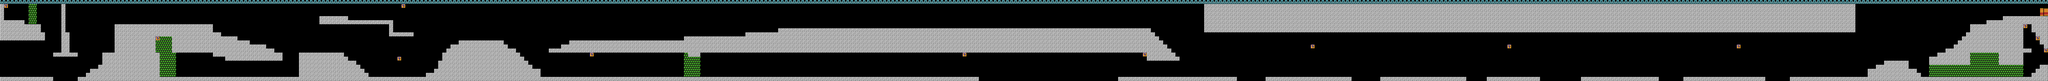

Tiled map render using the project's own tile images. Description and the map definition, with tile-layer contents summarised, below:
An orthogonal 500x20 tile map with 16x16 px tiles, 2 tile layers (background, graphics) and 332 objects.

<map version="2017.05.16" orientation="orthogonal" renderorder="right-down" width="500" height="20" tilewidth="16" tileheight="16" nextobjectid="368">
 <tileset firstgid="1" source="tileset.tsx" />
 <layer name="background" width="500" height="20">
  <data>[10000 cells, 10000 non-empty, 1 distinct tile ids]</data>
 </layer>
 <layer name="graphics" width="500" height="20">
  <data>[10000 cells, 3917 non-empty, 8 distinct tile ids]</data>
 </layer>
 <objectgroup name="ground">
  <object id="6" x="7806.67" y="208" width="96" height="48" />
  <object id="7" x="7696" y="96" width="208" height="96" />
  <object id="8" x="7632" y="176" width="64" height="16" />
  <object id="9" x="7648" y="160" width="48" height="16" />
  <object id="10" x="7664" y="144" width="32" height="16" />
  <object id="11" x="7680" y="128" width="16" height="16" />
  <object id="14" x="7968" y="256" width="32" height="64" />
  <object id="15" x="7936" y="288" width="32" height="32" />
  <object id="16" x="7950.67" y="270.667" width="16" height="16" />
  <object id="17" x="7984" y="96" width="16" height="96" />
  <object id="19" x="7965.33" y="92" height="48" />
  <object id="22" x="7940" y="118.667" width="32" />
  <object id="24" x="7808" y="208" width="96" height="48" />
  <object id="25" x="7040" y="304" width="896" height="16" />
  <object id="26" x="7296" y="288" width="208" height="16" />
  <object id="27" x="7296" y="272" width="192" height="16" />
  <object id="28" x="7328" y="256" width="128" height="16" />
  <object id="29" x="7356" y="240" width="96" height="16" />
  <object id="30" x="6994.67" y="302.667" width="48" height="16" />
  <object id="31" x="6576" y="304" width="320" height="16" />
  <object id="32" x="6528" y="16" width="720" height="112" />
  <object id="33" x="5744" y="0" width="784" height="128" />
  <object id="34" x="4848" y="0" width="896" height="128" />
  <object id="36" x="4832" y="96" width="16" height="32" />
  <object id="37" x="4704" y="0" width="144" height="128" />
  <object id="39" x="240" y="16" width="16" height="208" />
  <object id="40" x="208" y="208" width="96" height="16" />
  <object id="41" x="256" y="128" width="16" height="80" />
  <object id="45" x="144" y="96" width="16" height="32" />
  <object id="48" x="16" y="0" width="944" height="16" />
  <object id="49" x="0" y="304" width="208" height="16" />
  <object id="50" x="304" y="304" width="656" height="16" />
  <object id="51" x="400" y="208" width="224" height="96" />
  <object id="52" x="352" y="272" width="48" height="32" />
  <object id="53" x="336" y="288" width="16" height="16" />
  <object id="54" x="384" y="256" width="16" height="16" />
  <object id="55" x="448" y="96" width="160" height="112" />
  <object id="56" x="256" y="128" width="16" height="80" />
  <object id="57" x="608" y="96" width="224" height="48" />
  <object id="58" x="960" y="192" width="16" height="16" />
  <object id="59" x="672" y="144" width="256" height="64" />
  <object id="60" x="832" y="128" width="32" height="16" />
  <object id="61" x="930.667" y="186.667" width="144" height="48" />
  <object id="62" x="928" y="176" width="112" height="16" />
  <object id="63" x="928" y="160" width="48" height="16" />
  <object id="64" x="880" y="208" width="48" height="32" />
  <object id="65" x="832" y="208" width="48" height="16" />
  <object id="66" x="1072" y="208" width="32" height="32" />
  <object id="67" x="957.333" y="305.333" width="416" height="16" />
  <object id="68" x="1168" y="208" width="176" height="112" />
  <object id="69" x="1344" y="238.667" width="48" height="80" />
  <object id="70" x="1390.67" y="286.667" width="48" height="32" />
  <object id="71" x="1390.67" y="270.667" width="32" height="16" />
  <object id="72" x="1392" y="256" width="16" height="16" />
  <object id="73" x="1344" y="236" width="16" />
  <object id="74" x="1248" y="64" width="112" height="32" />
  <object id="75" x="1360" y="80" width="176" height="16" />
  <object id="76" x="1520" y="96" width="16" height="48" />
  <object id="77" x="1536" y="128" width="80" height="16" />
  <object id="78" x="1440" y="304" width="224" />
  <object id="79" x="1792" y="160" width="128" height="160" />
  <object id="80" x="1920" y="160" width="48" height="160" />
  <object id="81" x="1968" y="176" width="16" height="144" />
  <object id="82" x="1984" y="192" width="32" height="128" />
  <object id="83" x="2016" y="208" width="16" height="112" />
  <object id="84" x="2032" y="240" width="16" height="80" />
  <object id="85" x="2034.67" y="221.333" width="16" height="16" />
  <object id="86" x="2048" y="240" width="16" height="80" />
  <object id="87" x="2064" y="256" width="16" height="80" />
  <object id="88" x="2080" y="272" width="32" height="48" />
  <object id="89" x="1760" y="176" width="32" height="144" />
  <object id="90" x="1744" y="192" width="16" height="128" />
  <object id="91" x="1729.33" y="206.667" width="16" height="112" />
  <object id="92" x="1710.67" y="238.667" width="16" height="80" />
  <object id="93" x="1696" y="272" width="16" height="48" />
  <object id="94" x="1664" y="288" width="32" height="32" />
  <object id="95" x="2112" y="304" width="752" height="16" />
  <object id="96" x="2224" y="160" width="448" height="48" />
  <object id="97" x="2672" y="144" width="64" height="64" />
  <object id="98" x="2688" y="208" width="48" height="16" />
  <object id="99" x="2192" y="176" width="32" height="32" />
  <object id="100" x="2144" y="192" width="48" height="16" />
  <object id="101" x="2736" y="144" width="176" height="64" />
  <object id="102" x="2912" y="128" width="128" height="80" />
  <object id="104" x="3040" y="112" width="256" height="96" />
  <object id="105" x="3296" y="112" width="800" height="96" />
  <object id="106" x="4096" y="112" width="400" height="96" />
  <object id="107" x="4480" y="208" width="112" height="32" />
  <object id="108" x="4592" y="224" width="16" />
  <object id="109" x="4492" y="188" width="80" height="16" />
  <object id="110" x="4496" y="176" width="48" height="16" />
  <object id="111" x="4544" y="176" width="16" height="16" />
  <object id="112" x="4496" y="160" width="48" height="16" />
  <object id="113" x="4496" y="144" width="16" height="16" />
  <object id="114" x="4496" y="128" width="16" height="16" />
  <object id="115" x="4512" y="144" width="16" height="16" />
  <object id="116" x="4368" y="304" width="464" height="16" />
  <object id="117" x="4944" y="304" width="336" height="16" />
  <object id="118" x="5392" y="304" width="336" height="16" />
  <object id="119" x="5808" y="304" width="208" height="16" />
  <object id="120" x="6176" y="304" width="304" height="16" />
  <object id="121" x="6528" y="0" width="720" height="128" />
  <object id="122" x="7248" y="0" width="752" height="16" />
  <object id="126" x="3088" y="304" width="736" height="16" />
  <object id="127" x="2848" y="304" width="240" height="32" />
  <object id="128" x="1.33333" y="-1.33333" width="32" height="16" />
  <object id="129" x="960" y="0" width="640" height="16" />
  <object id="130" x="1600" y="0" width="752" height="16" />
  <object id="131" x="2358.67" y="1.33333" width="864" height="16" />
  <object id="132" x="3232" y="0" width="752" height="16" />
  <object id="133" x="3984" y="0" width="512" height="16" />
  <object id="134" x="4496" y="0" width="224" height="16" />
  <object id="204" x="7600" y="192" width="336" height="16" />
  <object id="206" x="7760" y="80" width="240" height="16" />
  <object id="208" x="7984" y="64" width="16" height="128" />
  <object id="209" x="7968" y="64" width="16" height="112" />
  </objectgroup>
 <objectgroup name="pipes">
  <!-- 205 objects omitted --></objectgroup>
 <objectgroup name="objects">
  <!-- 204 objects omitted --></objectgroup>
 <objectgroup name="bricks">
  <!-- 189 objects omitted --></objectgroup>
</map>
<!-- 216 of 332 objects omitted -->
